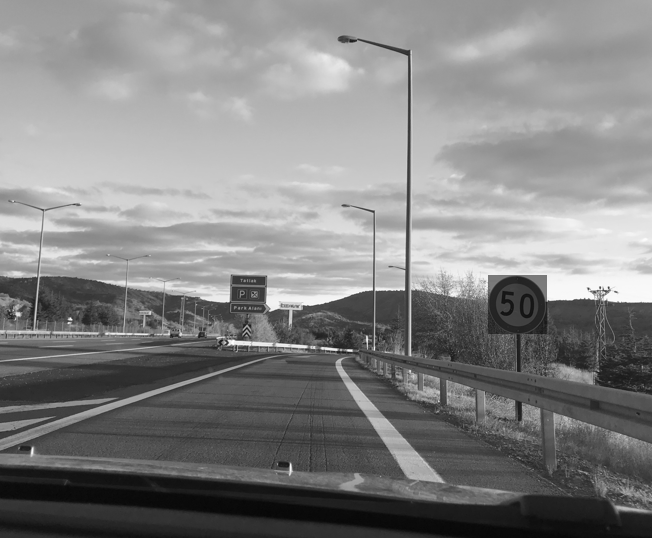
#> input picture input2.png, 652 x 538 px, found by its file name
$ python part1b.py
#> lines starting #> are read from the running program, lines starting #| are printed output that depends on the picture; after the words box and inside, x2 and y2 are one past the last pixel; in counts of white or black regions, pixels touching at a corner belong together
import numpy as np
import cv2
import matplotlib.pyplot as plt

def correlationMeasure(P, T):
    return np.sum(P * T)

def zeroMeanCorrelationMeasure(P, T):
    T_mean = np.mean(T)
    return np.sum((P - np.mean(P)) * (T - T_mean))

def sumOfSquaredDifferenceMeasure(P, T):
    val = np.sum((P - T) ** 2)
    return val

def normalizedCrossCorrelationMeasure(P, T):
    P_mean = np.mean(P)
    T_mean = np.mean(T)
    numerator = np.sum((P - P_mean) * (T - T_mean))
    denominator = np.sqrt(np.sum((P - P_mean) ** 2) * np.sum((T - T_mean) ** 2))
    return numerator / denominator

def template_matching(input_image, template_image, measure_function):
    h, w = template_image.shape
    M, N = input_image.shape
    a = h // 2
    b = w // 2
    result_image = np.zeros((M, N))
    input_image_norm = cv2.normalize(input_image.astype('float'), None, 0, 1, cv2.NORM_MINMAX)
    template_image_norm = cv2.normalize(template_image.astype('float'), None, 0, 1, cv2.NORM_MINMAX)
    for x in range(a, M - a):
        for y in range(b, N - b):
            patch = input_image_norm[x - a:x + a + 1, y - b:y + b + 1]
            result_image[x, y] = measure_function(patch, template_image_norm)
    result_image = cv2.normalize(result_image, None, 0, 255, cv2.NORM_MINMAX).astype(np.uint8)
    return result_image

input_image = cv2.imread(r"C:\Users\ecena\OneDrive\Belgeler\Template matching and image filtering in frequency domain\input2.png", cv2.IMREAD_GRAYSCALE)
#> input_image is the input picture: shape (538, 652); min 6, max 255, mean 131.5
template_image = cv2.imread(r"C:\Users\ecena\OneDrive\Belgeler\Template matching and image filtering in frequency domain\template.png", cv2.IMREAD_GRAYSCALE)
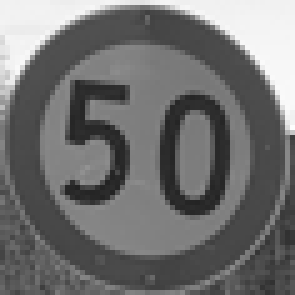
#> input picture template.png, 59 x 59 px, found by its file name (shown 5 times larger)
#> template_image is the input picture: shape (59, 59); min 34, max 253, mean 112.6


# Perform template matching
correlation_result = template_matching(input_image, template_image, correlationMeasure)
#> after the loop in template_matching, `for x in range(a, M - a):`:
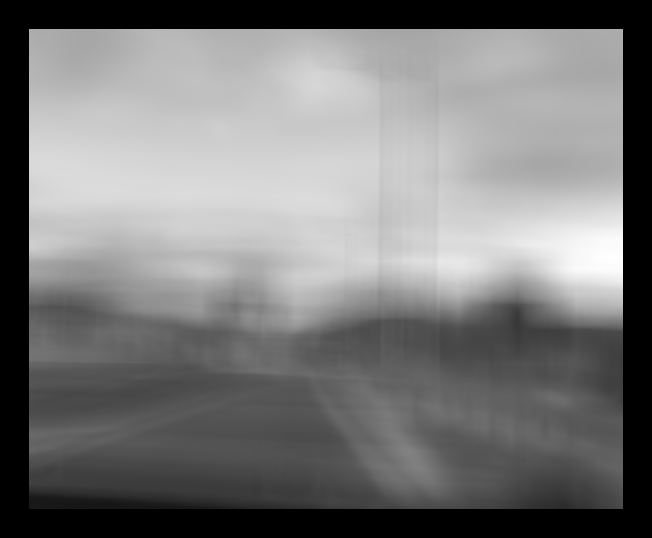
#> result_image: shape (538, 652) float64; min 0, max 1131, mean 535; drawn with min black and max white
zero_mean_result = template_matching(input_image, template_image, zeroMeanCorrelationMeasure)
#> the loop in template_matching (call 2), `for x in range(a, M - a):` made 480 passes
#> after the loop in template_matching (call 2), `for x in range(a, M - a):`:
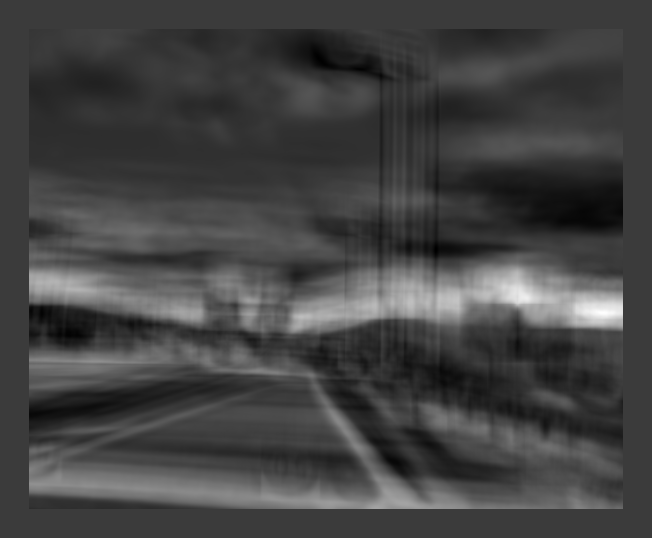
#> result_image: shape (538, 652) float64; min -46.34, max 151, mean 5.8; drawn with min black and max white
squared_difference_result = template_matching(input_image, template_image, sumOfSquaredDifferenceMeasure)
#> after the loop in template_matching (call 3), `for x in range(a, M - a):`:
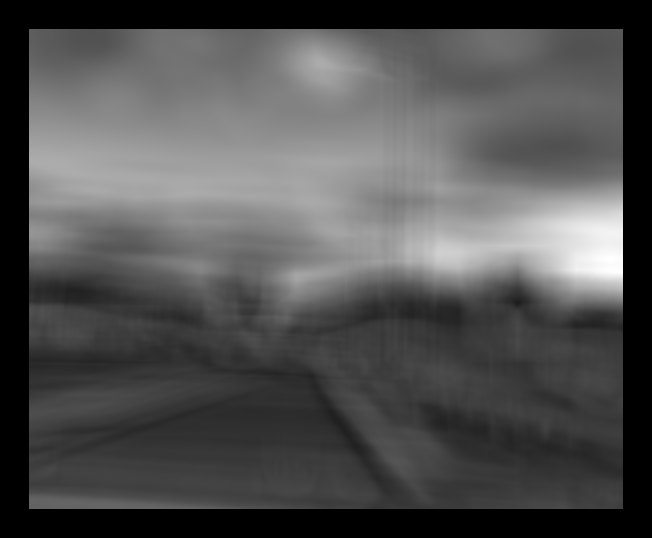
#> result_image: shape (538, 652) float64; min 0, max 1284.3, mean 407.2; drawn with min black and max white
normalized_cross_correlation_result = cv2.matchTemplate(input_image, template_image, cv2.TM_CCORR_NORMED)


# Create a subplot with spacing between images
fig, axs = plt.subplots(2, 2, figsize=(10, 10))
fig.tight_layout(pad=5.0)


axs[0, 0].imshow(correlation_result, cmap='jet')
axs[0, 0].set_title('Correlation')

axs[0, 1].imshow(zero_mean_result, cmap='jet')
axs[0, 1].set_title('Zero Mean Correlation')

axs[1, 0].imshow(squared_difference_result, cmap='jet')
axs[1, 0].set_title('Sum of Squared Difference')

axs[1, 1].imshow(normalized_cross_correlation_result, cmap='jet')
axs[1, 1].set_title('Normalized Cross Correlation')

plt.show()


# Perform template matching with correlation similarity measure
correlation_result = cv2.matchTemplate(input_image, template_image, cv2.TM_CCORR)
_, _, _, max_loc_correlation = cv2.minMaxLoc(correlation_result)

# Perform template matching with zero-mean correlation similarity measure
zero_mean_result = cv2.matchTemplate(input_image, template_image, cv2.TM_CCOEFF_NORMED)
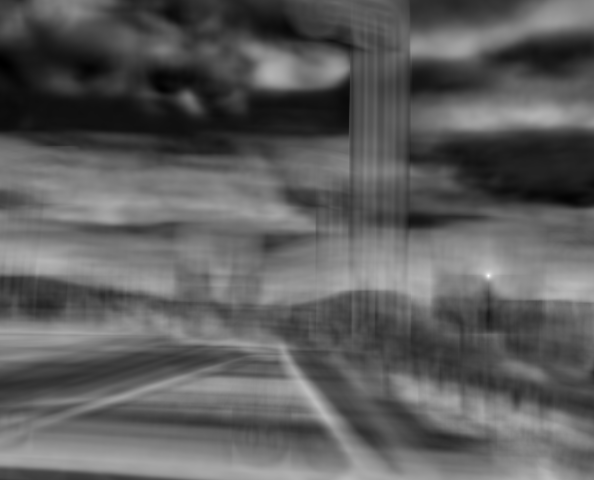
#> zero_mean_result: shape (480, 594) float32; min -0.581, max 1, mean -0.00167; drawn with min black and max white
_, _, _, max_loc_zero_mean = cv2.minMaxLoc(zero_mean_result)

# Perform template matching with normalized cross-correlation similarity measure
normalized_cross_correlation_result = cv2.matchTemplate(input_image, template_image, cv2.TM_CCOEFF)
_, _, _, max_loc_normalized_cross_correlation = cv2.minMaxLoc(normalized_cross_correlation_result)

# Perform template matching with sum of squared difference dissimilarity measure
squared_difference_result = cv2.matchTemplate(input_image, template_image, cv2.TM_SQDIFF)
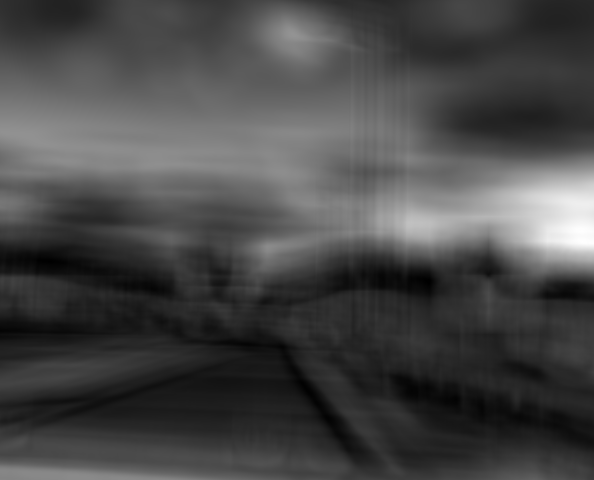
#> squared_difference_result: shape (480, 594) float32; min 9485336, max 61210696, mean 24133222; drawn with min black and max white
_, _, min_loc_squared_difference, _ = cv2.minMaxLoc(squared_difference_result)

# Draw rectangle around the neighborhood of minimum dissimilarity pixel (sum of squared difference)
input_image_with_rectangles = cv2.cvtColor(input_image, cv2.COLOR_GRAY2BGR)
template_h, template_w = template_image.shape[:2]

cv2.rectangle(input_image_with_rectangles, min_loc_squared_difference, (min_loc_squared_difference[0] + template_w, min_loc_squared_difference[1] + template_h), (0, 255, 255), 2)
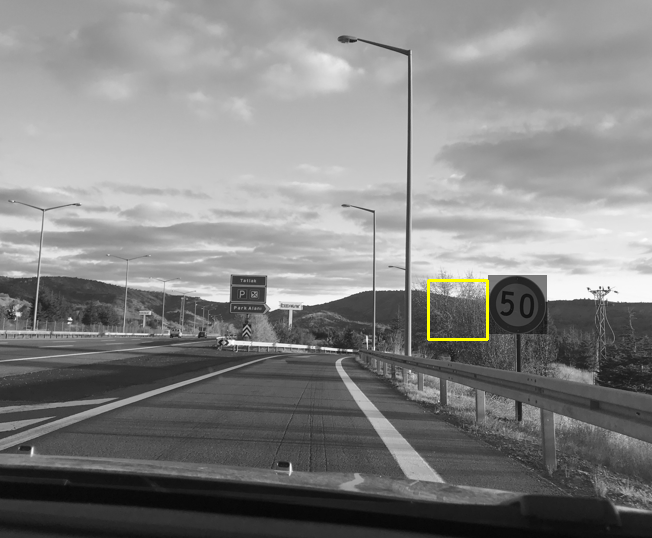
#> input_image_with_rectangles: shape (538, 652, 3); 0.2% of pixels changed, all inside (x1, y1, x2, y2) = (427, 279, 489, 341)

# Convert images to RGB format for displaying with matplotlib
input_image_rgb = cv2.cvtColor(input_image_with_rectangles, cv2.COLOR_BGR2RGB)
template_image_rgb = cv2.cvtColor(template_image, cv2.COLOR_BGR2RGB)

# Display input image and template image with rectangles
fig, (ax1, ax2) = plt.subplots(1, 2, figsize=(12, 6))
ax1.imshow(input_image_rgb)
ax1.set_title('Input Image with Rectangle')
ax2.imshow(template_image_rgb)
ax2.set_title('Template Image')
plt.show()
